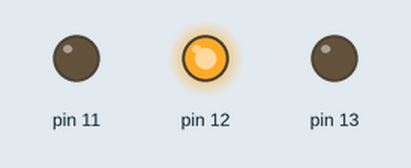
The sketch below on a simulated Arduino Uno, built with avr-gcc and run on an emulated ATmega328P. Shown: output pins drawn as LEDs (lit = HIGH).

Above: at 5.0 s.
At 11.0 s:
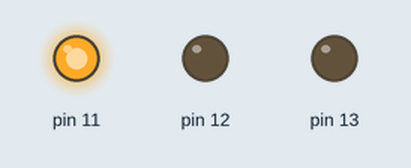
At 16.0 s:
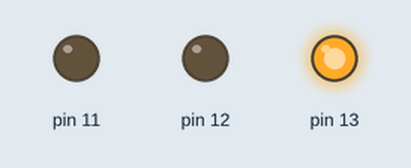
Timing chart, 0 to 26.0 s (numbered marks = the images above):
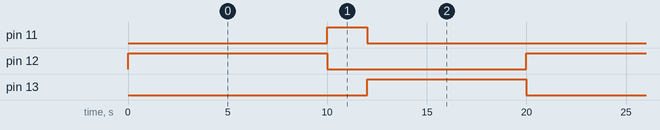

The sketch:

ledpisca1.ino
```cpp
void setup(){
  pinMode(12, OUTPUT);
  pinMode(11, OUTPUT);
  pinMode(13, OUTPUT);
}

void loop(){
  digitalWrite(12, HIGH);
  delay(10000);
  digitalWrite(12, LOW);

  digitalWrite(11, HIGH);
  delay(2000);
  digitalWrite(11, LOW);

  digitalWrite(13, HIGH);
  delay(8000);
  digitalWrite(13, LOW);


}
 
```

Measured:
- by itself, pin 11: alternates HIGH for 2.0 s and LOW for 18.0 s
- by itself, pin 12: alternates HIGH for 10.0 s and LOW for 10.0 s
- by itself, pin 13: alternates HIGH for 8.0 s and LOW for 12.0 s
